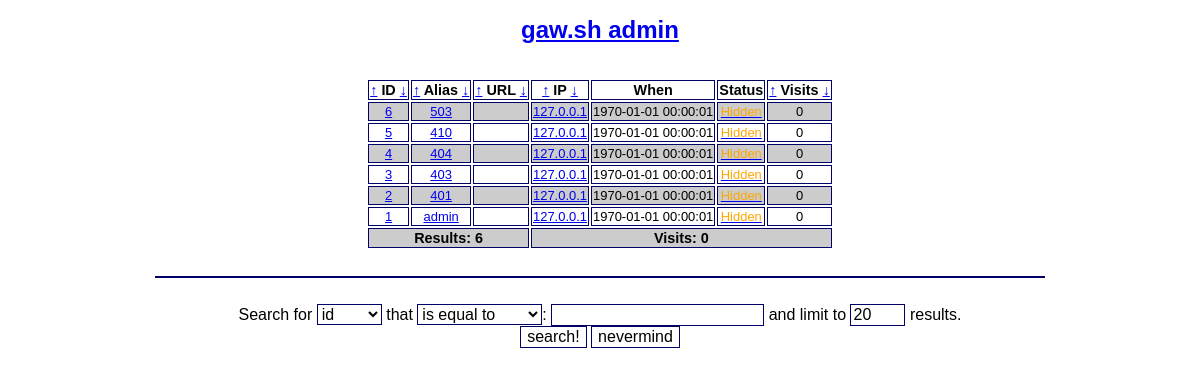
The app's page /admin/index.php with its own data.
### tables this page shows
CREATE TABLE IF NOT EXISTS `urls` (
  `id` int(10) unsigned NOT NULL AUTO_INCREMENT,
  `alias` varchar(50) NOT NULL,
  `url` text NOT NULL,
  `ip` varchar(128) NOT NULL,
  `time` timestamp DEFAULT CURRENT_TIMESTAMP ON UPDATE CURRENT_TIMESTAMP,
  `status` varchar(2) NOT NULL,
  PRIMARY KEY (`id`),
  UNIQUE KEY `alias` (`alias`)
);

### admin/index.php (the view, shortened to what this page needs)
<?php
require('config.php');
function displayStatus ($id, $status) {
	switch ($status) {
		default:
			$color = 'orange';
			$name = 'Hidden';
			$watdo = 'enable';
	}
	$out = "<a onclick=\"return confirm('Are you sure?');\" href=\"/admin/?do=$watdo&id=$id\"><font color=\"$color\">$name</font></a>";
	return $out;
}
function howmanyVisits ($id) {
	global $link;
	$howmanyvisits = $link->prepare("SELECT `time` FROM `visits` WHERE `id` = $id");
	$howmanyvisits->execute();
	return $howmanyvisits->rowCount();
}
try {
	$link = new PDO("mysql:host=$sqlhost;dbname=$sqldb", $sqluser, $sqlpass);
} catch (PDOException $e) {
	die ('Cannot connect to DB!');
}
if ( (isset($_POST['limit'])) && (is_numeric($_POST['limit'])) ) {
	$limit = $_POST['limit'];
	setcookie('limit', $limit);
} elseif ( (isset($_COOKIE['limit'])) && (is_numeric($_COOKIE['limit'])) ) {
	$limit = $_COOKIE['limit'];
} elseif ( (isset($_GET['limit'])) && (is_numeric($_GET['limit'])) ) {
	$limit = $_GET['limit'];
} else {
	$limit = 20;
}
$sortby = 'id';
$sorthow = 'desc';
if (!isset($listurls)) {
	if ($sortby == 'visits') {
		$listurls = $link->prepare("SELECT urls.*, count(visits.id) AS visitors FROM urls INNER JOIN visits ON visits.id = urls.id GROUP BY visits.id ORDER BY visitors $sorthow LIMIT $limit");
	} else {
		$listurls = $link->prepare("SELECT * FROM `urls` ORDER BY $sortby $sorthow LIMIT $limit");
	}
	$listurls->execute();
}
$counturls = $listurls->rowCount();
?>
<!DOCTYPE html>
<html>
<head>
<link rel="stylesheet" type="text/css" href="/gawsh.css">
</head>
<body>
<h1><a href="/admin/">gaw.sh admin</a></h1><br>
<?php
if ($counturls == '0') {
	echo "<i>No results</i><br><br>\n";
} else {
	echo "<table align=\"center\">\n";
	echo "<tr>\n";
	echo "<th><a href=\"?sortby=id&sorthow=asc\">&uarr;</a> ID <a href=\"?sortby=id&sorthow=desc\">&darr;</a></th>\n";
	echo "<th><a href=\"?sortby=alias&sorthow=asc\">&uarr;</a> Alias <a href=\"?sortby=alias&sorthow=desc\">&darr;</a></th>\n";
	echo "<th><a href=\"?sortby=url&sorthow=asc\">&uarr;</a> URL <a href=\"?sortby=url&sorthow=desc\">&darr;</a></th>\n";
	echo "<th><a href=\"?sortby=ip&sorthow=asc\">&uarr;</a> IP <a href=\"?sortby=ip&sorthow=desc\">&darr;</a></th>\n";
	echo "<th>When</th>\n";
	echo "<th>Status</th>\n";
	echo "<th><a href=\"?sortby=visits&sorthow=asc\">&uarr;</a> Visits <a href=\"?sortby=visits&sorthow=desc\">&darr;</a></th>\n";
	echo "</tr>\n";
	$totalvisits = 0;
	while ($row = $listurls->fetch(PDO::FETCH_ASSOC)) {
		$visits = howmanyVisits($row['id']);
		$totalvisits = $totalvisits + $visits;
		echo "<tr>\n";
		echo "<td align=\"center\"><a href=\"?do=edit&id=" . $row['id'] . "#edit\">" . $row['id'] . "</a></td>\n";
		echo "<td align=\"center\"><a href=\"/" . $row['alias'] . "\" target=\"_blank\">" . $row['alias'] . "</a></td>\n";
		echo '<td><a href="' . $row['url'] . '" target="_blank">';
		echo "</a></td>\n";
		echo "<td align=\"center\"><a onclick=\"return confirm('Are you REALLY sure?');\" href=\"/admin/?do=disableip&ip=" . $row['ip'] . "\">" . $row['ip'] . "</a></td>\n";
		echo "<td align=\"center\">" . $row['time'] . "</td>\n";
		echo "<td align=\"center\">" . displayStatus($row['id'], $row['status']) . "</td>\n";
		echo "<td align=\"center\">" . $visits . "</td>\n";
		echo "</tr>\n";
	}
	echo "<tr>\n";
	echo "<th colspan=\"3\">Results: $counturls</td>\n";
	echo "<th colspan=\"4\">Visits: $totalvisits</td>\n";
	echo "</tr>\n";
	echo "</table><br><hr><br>\n";
}
?>
<form method="post" action="/admin/?do=search">
Search for
<select name="field">
<option value="id">id</option>
</select>
that
<select name="how">
<option value="equal">is equal to</option>
</select>:
<input type="text" name="value">
and limit to <input type="text" name="limit" value="<?php echo $limit; ?>" size="3" maxlength="5"> results.<br>
<input type="submit" value="search!">
<input type="reset" value="nevermind">
</form>
</body>
</html>

### gawsh.css (style rules this page uses)
h1 { color: #006; font-size: 1.5em; font-family: Tahoma, Verdana, sans-serif; }
body { font-family: Tahoma, Verdana, sans-serif; font-size: 1em; text-align: center; }
a:link, a:visited, a:active, a:hover { font-family: Tahoma, Verdana, sans-serif; font-size: 1em; text-decoration: underline; }
hr { border: 1px solid #006; color: #006; width: 75%; }
input, button, textarea, select, option { border: 1px solid #006; font-family: Tahoma, Verdana, sans-serif; font-size: 1em; background-color: #fff; }
table { margin-left: auto; margin-right: auto; border: none; font-family: Tahoma, Verdana, sans-serif; font-size: 0.9em; }
td { border: 1px solid #006; font-family: Tahoma, Verdana, sans-serif; font-size: 0.9em; }
th { border: 1px solid #006; font-family: Tahoma, Verdana, sans-serif; font-size: 1em; }
tr:nth-child(2n+1) { background-color: #fff; }
tr:nth-child(2n) { background-color: #ccc; }

### records on screen
urls: id "6", alias "503", ip "127.0.0.1", time "1970-01-01 00:00:01", status "Hidden", visits "0"
urls: id "5", alias "410", ip "127.0.0.1", time "1970-01-01 00:00:01", status "Hidden", visits "0"
urls: id "4", alias "404", ip "127.0.0.1", time "1970-01-01 00:00:01", status "Hidden", visits "0"
urls: id "3", alias "403", ip "127.0.0.1", time "1970-01-01 00:00:01", status "Hidden", visits "0"
urls: id "2", alias "401", ip "127.0.0.1", time "1970-01-01 00:00:01", status "Hidden", visits "0"
urls: id "1", alias "admin", ip "127.0.0.1", time "1970-01-01 00:00:01", status "Hidden", visits "0"

### other values on screen
$counturls "6"
$totalvisits "0"
